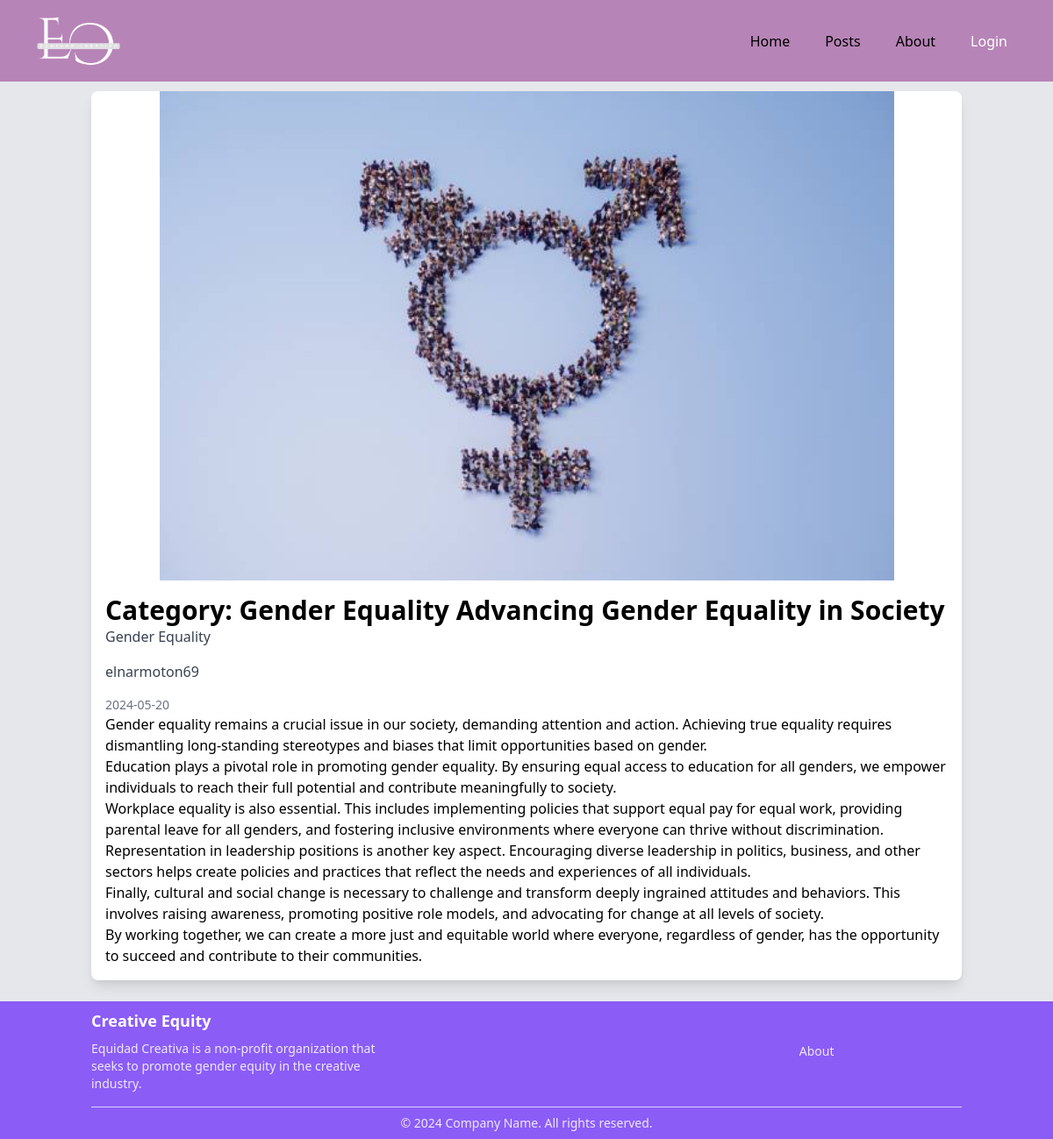
The page /publicaciones.php?id=28 on the database its author committed.
### tables this page shows
CREATE TABLE `posts` (
  `id` int(100) NOT NULL,
  `admin_id` int(100) NOT NULL,
  `name` varchar(100) NOT NULL,
  `title` varchar(100) NOT NULL,
  `content` varchar(10000) NOT NULL,
  `category` varchar(50) NOT NULL,
  `image` varchar(100) NOT NULL,
  `date` date NOT NULL DEFAULT current_timestamp(),
  `time` timestamp NOT NULL DEFAULT current_timestamp()
);

### base/conexion.php (called while the page is built, shortened)
<?php
	class Conexion
	{
		private $host='localhost';
		private $usuario='root';
		private $password = '';
		private $base='blog';
		public $sentencia;
		private $conexion;
		private function abrir_conexion(){
			$this->conexion = new mysqli($this->host,$this->usuario,$this->password,$this->base);
		}
		public function obtener_sentencia(){
			$result = $this->conexion->query($this->sentencia);
			return $result;
		}
	}
?>

### base/contacto.php (called while the page is built, shortened)
<?php
    include ("conexion.php");
    class Contacto extends Conexion {
        public function buscarPostPorId($id) {
            $this->sentencia = "SELECT * FROM posts WHERE id = $id";
            $result = $this->obtener_sentencia();
            return $result;
        }
    }
?>

### publicaciones.php (the view, shortened to what this page needs)
<!DOCTYPE html>
<html lang="es">
<head>
    <link href="https://cdn.jsdelivr.net/npm/tailwindcss@2.2.19/dist/tailwind.min.css" rel="stylesheet">
</head>
<body class="bg-gray-200">
    <?php include ("navbar.php"); ?>
    <div class="pt-20"></div>
    <?php
        include ("base/contacto.php");
        $contacto = new Contacto();
        $id = $_GET['id'];
        $result = $contacto->buscarPostPorId($id);
        while ($row = $result->fetch_assoc()) {
            echo "<div class='container mx-auto px-4 py-6'>";
            echo "<div class='bg-white rounded-lg shadow-lg overflow-hidden'>";
            echo "<div class='relative w-full' style='padding-bottom: 56.25%;'>";
            echo "<img src='image/".$row['image']."' alt='Descripción de la imagen' class='absolute inset-0 w-full h-full object-contain'>";
            echo "</div>";
            echo "<div class='p-4'>";
            echo "<h2 class='text-3xl font-bold'>".$row['title']."</h2>";
            echo "<p class='text-gray-700 mb-4'>".$row['category']."</p>";
            echo "<p class='text-gray-700 mb-4'>".$row['name']."</p>";
            echo "<p class='text-sm text-gray-500'>".$row['date']."</p>";
            echo "<p class='text-gray-700'>".$row['content']."</p>";
            echo "</div>";
            echo "</div>";
            echo "</div>";
        }
    ?>
</body>
<?php include ("footer.php"); ?>
</html>

### rows shown on the page
posts: image (picture), title "Category: Gender Equality Advancing Gender Equality in Society", category "Gender Equality", name "elnarmoton69", date "2024-05-20", content "Gender equality remains a crucial issue in our society, demanding attention and action. Achieving true equality requires dismantling long-standing stereotypes and biases that limit opportunities based on gender. Education plays a pivotal role in promoting gender equality. By ensuring equal access to education for all genders, we empower individuals to reach their full potential and contribute meaningfully to society. Workplace equality is also essential. This includes implementing policies that support equal pay for equal work, providing parental leave for all genders, and fostering inclusive environments where everyone can thrive without discrimination. Representation in leadership…"
